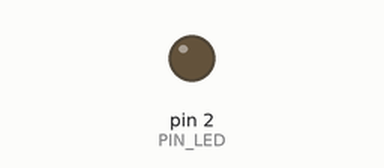
This sketch was run on a simulated Arduino Uno, built with avr-gcc and run on an emulated ATmega328P. On the bench: output pins drawn as LEDs (lit = HIGH).

Above: at 0.6 s.
At 2.5 s:
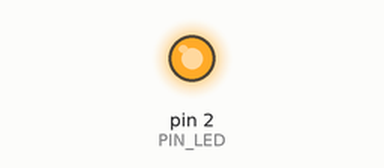
Timing chart, 0 to 6.7 s (numbered marks = the images above):
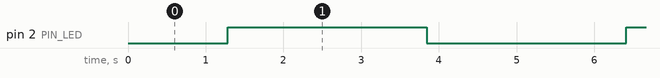

The sketch:

2.9_PWMSweep.ino
```cpp
// Basic PWM Code by ThinkLab

#define PIN_LED 2
#define DELAY_TIME 10

void setup() {
  pinMode(PIN_LED, OUTPUT);
}

void loop() {
  // Brighten
  for (int i = 0; i <= 255; i++) {
    analogWrite(PIN_LED, i);
    delay(DELAY_TIME);
  }

  // Fade
  for (int i = 255; i >= 0; i--) {
    analogWrite(PIN_LED, i);
    delay(DELAY_TIME);
  }
}
```

Measured:
- by itself, pin 2 (PIN_LED): alternates HIGH for 2.6 s and LOW for 2.6 s
